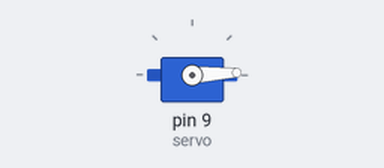
This sketch was run on a simulated Arduino Uno, built with avr-gcc and run on an emulated ATmega328P. On the bench: servo.

Above: at 0.05 s.
At 0.45 s:
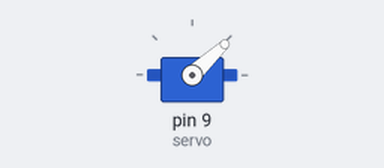
At 0.9 s:
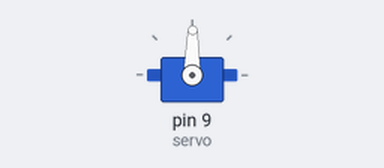
At 1.8 s:
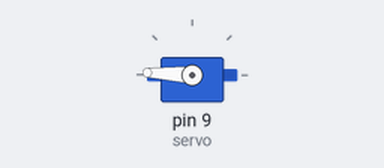
Timing chart, 0 to 4.2 s (numbered marks = the images above):
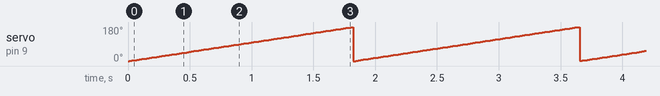

Measured:
- by itself, servo on pin 9 (servo): ramps from 0° to 180° and jumps back, once every 1.8 s

The sketch:

servo.ino
```cpp
#include <Servo.h>;
Servo servo;

void setup() {
  servo.attach(9);
}

void loop() {
  for (int pos=0; pos <= 180; pos++){
    servo.write(pos);
    delay(10);
  }
  for (int pos=180; pos <= 0; pos--){
    servo.write(pos);
    delay(10);
  }
}
```
